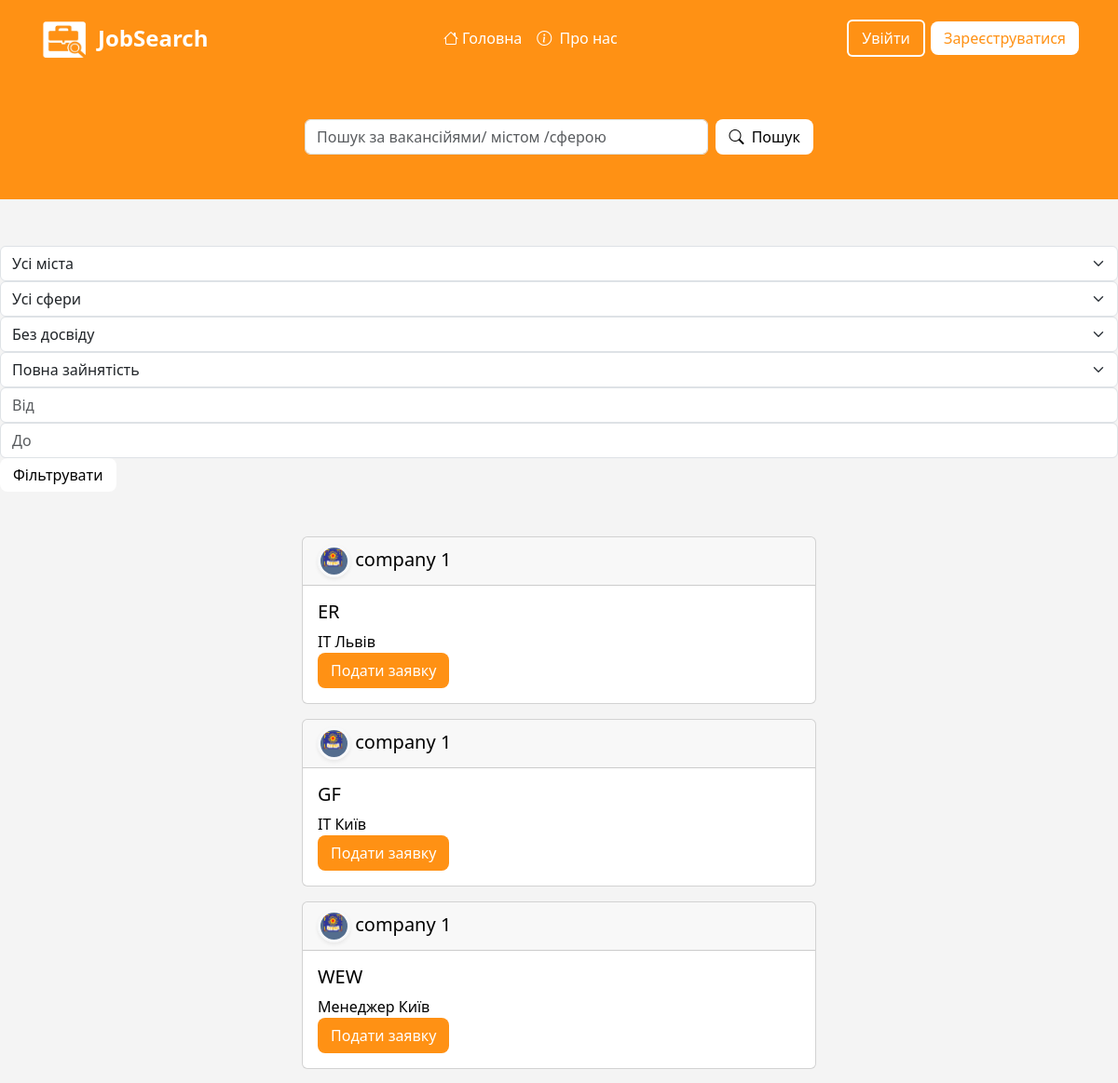
The page /search/ (upper part) on the database as committed earlier.
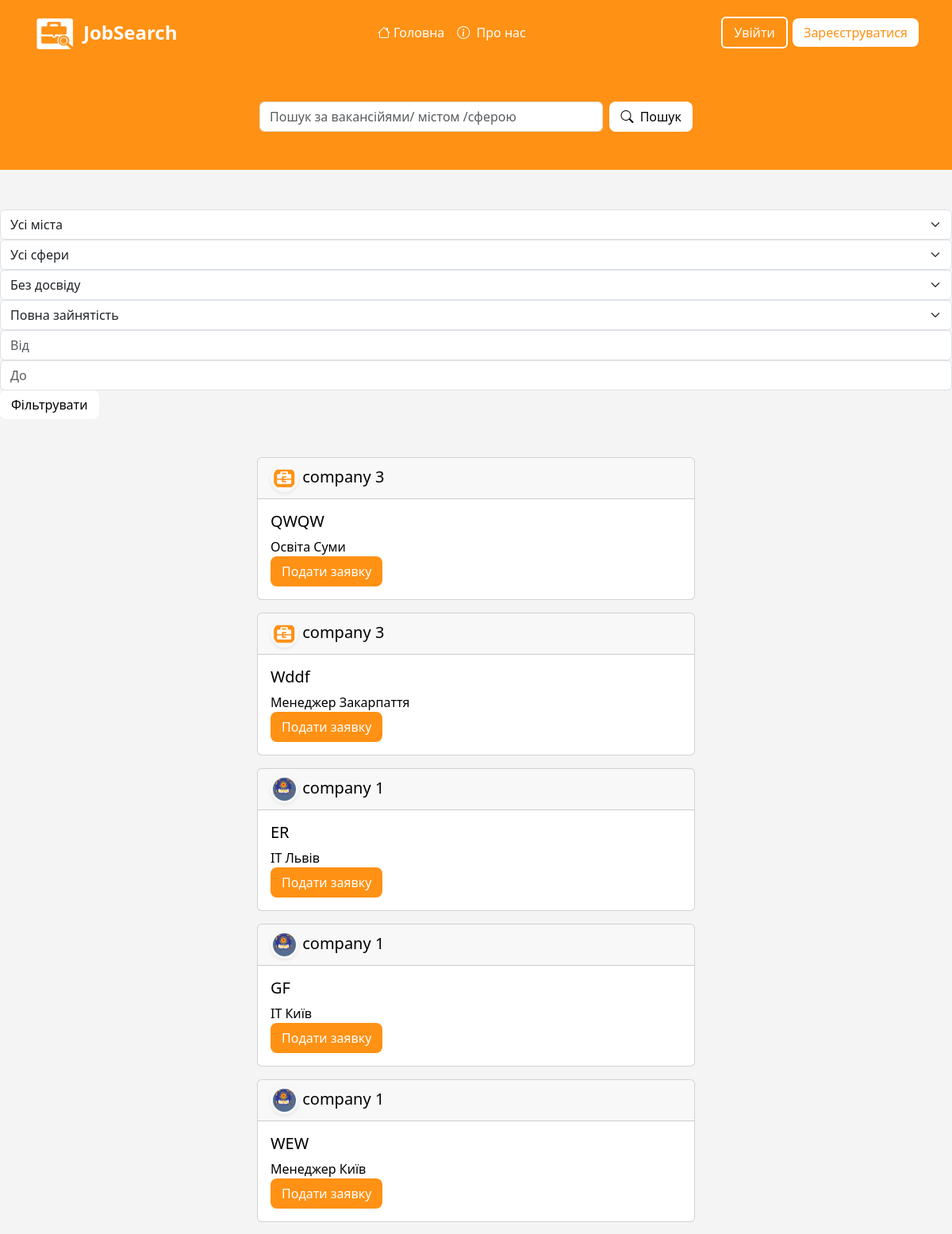
The same page on the database as committed later.
### project/models.py (models this page shows, shortened)
class Vacancy(models.Model):
    title = models.CharField(max_length=256)#Заголовок
    description = models.TextField()#опис
    description1 = models.TextField(null=True, blank=True)#опис
    description2 = models.TextField(null=True, blank=True)#опис
    link = models.URLField(max_length=500, null=True, blank=True)
    company = models.ForeignKey(EmployerProfile, on_delete=models.CASCADE, related_name="vacancies")
    image = models.ImageField(upload_to='vacancies/images/',  null=True, blank=True)
    price_start = models.DecimalField(max_digits=10, decimal_places=2, null=True, blank=True)
    price_end = models.DecimalField(max_digits=10, decimal_places=2, null=True, blank=True)
    category = models.ForeignKey(Category, on_delete=models.SET_NULL, null=True)
    employment_type = models.CharField(max_length=20, choices=EMPLOYMENT_CHOICES, default='full_time', verbose_name="Тип зайнятості")
    work_format = models.CharField(max_length=20, choices=WORK_FORMAT_CHOICES, default='office', verbose_name="Формат роботи")
    experience = models.CharField(max_length=20, choices=EXPERIENCE_CHOICES, default='no_experience', verbose_name="Досвід роботи")
    city = models.ForeignKey(City, on_delete=models.SET_NULL, related_name="vacancies", null=True)
    street = models.CharField(max_length=255, verbose_name="Вулиця")
    house_number = models.CharField(max_length=20, blank=True, null=True, verbose_name="Будинок / Офіс")
    date = models.DateTimeField(auto_now_add=True)#дата створення
    updated_at = models.DateTimeField(auto_now=True, verbose_name="Дата оновлення")
    class Meta:
        ordering = ['-date']

class Category(models.Model):
    name = models.CharField(max_length=150)
    def __str__(self):
        return self.name

class City(models.Model):
    name = models.CharField(max_length=100)
    def __str__(self):
        return self.name

### auth_system/models.py (models this page shows)
class EmployerProfile(models.Model):
    TYPES_CHOICES = (
        ('private', 'Приватна особа'),
        ('company', 'Компанія'),
    )
    user = models.OneToOneField(User, on_delete=models.CASCADE, related_name='employer')
    employer_type = models.CharField(max_length=10, choices=TYPES_CHOICES, default='private')#тип роботодавця
    name_company = models.CharField(max_length=20)#назва компанії
    email = models.EmailField(max_length=254, blank=True, null=True)
    role = models.CharField(choices=ROLE_CHOICES, max_length=20, default='Employer')#роль
    description = models.TextField()#опис
    logo = models.ImageField(upload_to='company_logos/', blank=True, null=True)#логотип
    referral_company = models.ForeignKey('project.Category', on_delete=models.SET_NULL, null=True)#направлення компаній
    hq_location = models.CharField(max_length=255, blank=True, null=True, verbose_name="Головний офіс (Місто, Країна)")
    website = models.URLField(max_length=200, null=True, blank=True)#посилання на сайт компаній
    def __str__(self):
        return self.name_company
    @property
    def img_logo(self):
        if self.employer_type == 'company':
            if self.logo:
                return self.logo.url
            else:
                return '/static/image/e-logo.png'
        else:
            return '/static/image/i-logo.png'

### project/views.py (the view)
# urls.py: path('search/', views.job_sursceh, name='job_surh'),
def job_sursceh(request):
    search_form = Vacancy_SurchFrom(request.GET)
    filter_form = Vacancy_FilterFrom(request.GET)
    all_cities = City.objects.all()
    all_categories = Category.objects.all()
    vac = Vacancy.objects.all()
    query = request.GET.get("q")
    city_id = request.GET.get('city')
    cat_id = request.GET.get('category')
    ex_id = request.GET.get('experience')
    em_id = request.GET.get('employment_type')
    p_start = request.GET.get("price_start")
    p_end = request.GET.get("price_end")
    if query:
        vac = vac.filter(
            Q(category__name__icontains=query) |
            Q(title__icontains=query) |
            Q(company__name_company__icontains=query)
        ).distinct()
    if city_id:
        vac = vac.filter(city_id=city_id)
    if cat_id:
        vac = vac.filter(category_id=cat_id)
    if ex_id:
        vac = vac.filter(experience_id=ex_id)
    if em_id:
        vac = vac.filter(employment_type_id=ex_id)
    if p_start:
        vac = vac.filter(price_start__gte=p_start)
    if p_end:
        vac = vac.filter(price_end__lte=p_end)
    return render(request, 'jobs/job_surh.html', {
        'vac': vac,
        'search_form': search_form,
        'filter_form': filter_form,
        'cities': all_cities,
        'categories': all_categories,
        'query': query,
        'price_start': p_start,
        'price_end': p_end,
    })

### project/forms.py
class Vacancy_FilterFrom(forms.Form):
    city = forms.ModelChoiceField(
        queryset=City.objects.all(),
        required=False,
        label="Місто",
        empty_label="Всі міста", # Додає порожній пункт спочатку
        widget=forms.Select(attrs={'class': 'form-select'}) # Для гарного стилю Bootstrap
    )
    category = forms.ModelChoiceField(
        queryset=Category.objects.all(),
        required=False,
        label="Категорія",
        empty_label="Всі категорії",
        widget=forms.Select(attrs={'class': 'form-select'})
    )
    price_start = forms.IntegerField(
        required=False,
        label="Ціна від",
        widget=forms.NumberInput(attrs={'class': 'form-control', 'placeholder': 'Від'})
    )
    price_end = forms.IntegerField(
        required=False,
        label="Ціна до",
        widget=forms.NumberInput(attrs={'class': 'form-control', 'placeholder': 'До'})
    )

### templates/jobs/job_surh.html (shortened to what this page needs)
{% extends 'base.html' %}
{% load static %}
{% block content %}
<section class="search-hero py-5 text-center text-white">
    <div class="container">
        <div class="row justify-content-center">
            <div class="col-md-8 col-lg-6">
                <form action="{% url 'job_surh' %}" method="get" class="d-flex gap-2">
                    <div class="w-100">
                        {{ search_form.q }}
                    </div>
                        <button type="submit" class="btn-exit text-nowrap">
                            <i class="bi bi-search me-1"></i> Пошук
                        </button>
                </form>
            </div>
        </div>
    </div>
</section>
<form action="{% url 'job_surh' %}" method="get">
                {{ search_form.city }}
                {{ search_form.category }}
                {{ search_form.experience }}
                {{ search_form.employment_type }}
                {{ search_form.price_start }}
                {{ search_form.price_end }}
            <button type="submit" class=" btn-exit">
                Фільтрувати
            </button>
</form>
<div class="container mt-5">
    <div class="row d-flex justify-content-center">
        {% for jo in vac %}
            <div class="col-md-10 col-lg-8 position-relative">
                <a href="{% url 'job_datail' pk=jo.id %}" class="stretched-link text-decoration-none ">
                <div class="card w-75 mb-3 mx-auto">
                  <h5 class="card-header">
                    <img src="{{ jo.company.img_logo }}" alt="Avatar"
                         class="rounded-circle img-fluid border border-3 border-light shadow-sm"
                         style="width: 35px; height: 35px; object-fit: cover;">
                    {{ jo.company }}
                  </h5>
                  <div class="card-body">
                    <h5 class="card-title">{{ jo.title }}</h5>
                    <p class="card-text">
                        {{ jo.category }}
                        {{ jo.city }}
                    </p>
                        <div class=" text-start">
                            {% if user.employer.name_company %}
                                {% if user == jo.company.user %}
                                    <p>Заявок({{ jo.applications.count }})</p>
                                    <a href="{% url 'job_update' jo.pk %}" class="btn btn-warning">
                                        Редагувати мою вакансію
                                    </a>
                                    <a href="{% url 'job_delete' jo.pk %}" class="btn btn-danger">Видалити</a>
                                {% endif %}
                            {% else %}
                                <a href="{% url 'apply_for_job' jo.id %}" class="btn-L">
                                    Подати заявку
                                </a>
                            {% endif %}
                        </div>
                  </div>
                </div>
            </a>
        </div>
        {% empty %}
        <h2>Не існує такої вакансій!</h2>
        {% endfor %}
    </div>
</div>
{% endblock %}

Rows that differ between the two databases and show on the page:
added Vacancy: company "company 3", title "QWQW", category "Освіта", city "Суми"
added Vacancy: company "company 3", title "Wddf", category "Менеджер", city "Закарпаття"
